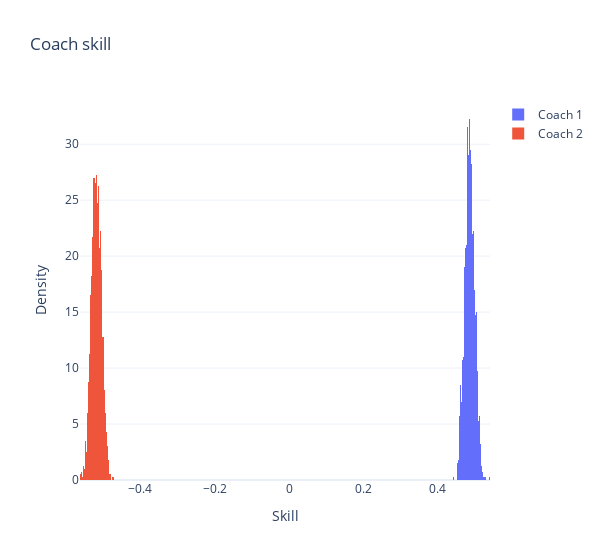

Notebook source saved alongside this figure:
### Markdown cell above
We plot the samples from the posterior distribution of each players skill.

### Code cell
# Plot the results
fig = go.Figure()
fig.add_trace(go.Histogram(x=samples["coach1_skill"].detach().squeeze(), histnorm='probability density', name="Coach 1"))
fig.add_trace(go.Histogram(x=samples["coach2_skill"].detach().squeeze(), histnorm='probability density', name="Coach 2"))
fig.update_layout(barmode='overlay', xaxis_title="Skill", yaxis_title="Density", title="Coach skill", width=600)
fig.show()

### Figure 1 — Plotly figure (JSON) as saved in the notebook; plotly's stock layout.template omitted (floating-point values rounded to 4 significant figures; data arrays with more than 128 entries replaced by an {"elided": "..."} marker saying what was removed)
{"data": [{"histnorm": "probability density", "name": "Coach 1", "type": "histogram", "x": {"elided": "2000 float values"}}, {"histnorm": "probability density", "name": "Coach 2", "type": "histogram", "x": {"elided": "2000 float values"}}], "layout": {"barmode": "overlay", "title": {"text": "Coach skill"}, "width": 600, "xaxis": {"title": {"text": "Skill"}}, "yaxis": {"title": {"text": "Density"}}}}
